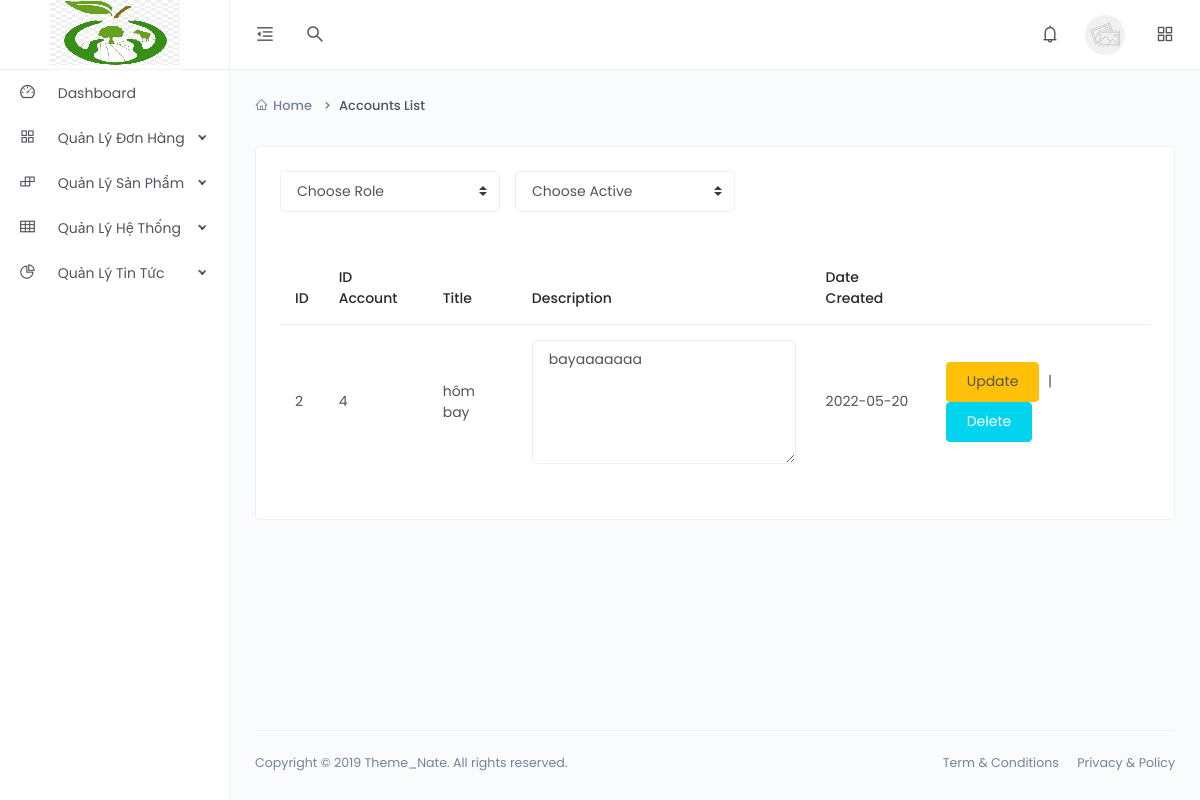
Screenshot of /managetopic with the database file from the repository.
### app.py (models this page shows, shortened)
class Topic(db.Model):
    Id_Topic = db.Column(db.Integer, primary_key= True)
    Id_Account = db.Column(db.Integer, db.ForeignKey('accounts.Id_Account'))
    Title = db.Column(db.String(200))
    Description = db.Column(db.String(2000), nullable=False)
    Date_Created = db.Column(db.DateTime, default=datetime.utcnow)

### app.py (the view)
@app.route('/managetopic')
def manageTopic():
    topics = Topic.query.order_by(Topic.Date_Created).all()
    return render_template('manageTopic.html',topics = topics)

### templates/manageTopic.html (shortened to what this page needs)
<!DOCTYPE html>
<html lang="en">
<head>
    <link href="{{url_for('static',filename ='Adminassets/css/app.min.css')}}" rel="stylesheet">
</head>
<body>
    <div class="app">
        <div class="layout">
            <div class="header">
                <div class="logo logo-dark">
                    <a href="./Admin">
                        <img src="{{url_for('static',filename = 'image/image.png')}}" alt="Logo">
                    </a>
                </div>
                <div class="nav-wrap">
                    <ul class="nav-left">
                        <li class="desktop-toggle">
                            <a href="javascript:void(0);">
                                <i class="anticon"></i>
                            </a>
                        </li>
                        <li>
                            <a href="javascript:void(0);" data-toggle="modal" data-target="#search-drawer">
                                <i class="anticon anticon-search"></i>
                            </a>
                        </li>
                    </ul>
                    <ul class="nav-right">
                        <li class="dropdown dropdown-animated scale-left">
                            <a href="javascript:void(0);" data-toggle="dropdown">
                                <i class="anticon anticon-bell notification-badge"></i>
                            </a>
                        </li>
                        <li class="dropdown dropdown-animated scale-left">
                            <div class="pointer" data-toggle="dropdown">
                                <div class="avatar avatar-image  m-h-10 m-r-15">
                                    <img src="{{url_for('static',filename ='Adminassets/images/avatars/thumb-3.jpg')}}" alt="">
                                </div>
                            </div>
                        </li>
                        <li>
                            <a href="javascript:void(0);" data-toggle="modal" data-target="#quick-view">
                                <i class="anticon anticon-appstore"></i>
                            </a>
                        </li>
                    </ul>
                </div>
        </div>
            <div class="side-nav">
                <div class="side-nav-inner">
                    <ul class="side-nav-menu scrollable">
                        <li class="nav-item dropdown">
                            <a href = "./Admin">
                                <span class="icon-holder">
                                    <i class="anticon anticon-dashboard"></i>
                                </span>
                                <span  class="title">Dashboard</span>
                            </a>
                        </li>
                        <li class="nav-item dropdown">
                            <a class="dropdown-toggle" href="javascript:void(0);">
                                <span class="icon-holder">
                                    <i class="anticon anticon-appstore"></i>
                                </span>
                                <span class="title">Quản Lý Đơn Hàng</span>
                            </a>
                        </li>
                        <li class="nav-item dropdown">
                            <a class="dropdown-toggle" href="javascript:void(0);">
                                <span class="icon-holder">
                                    <i class="anticon anticon-build"></i>
                                </span>
                                <span class="title">Quản Lý Sản Phẩm</span>
                            </a>
                        </li>
                        <li class="nav-item dropdown">
                            <a class="dropdown-toggle" href="javascript:void(0);">
                                <span class="icon-holder">
                                    <i class="anticon anticon-table"></i>
                                </span>
                                <span class="title">Quản Lý Hệ Thống</span>
                            </a>
                        </li>
                        <li class="nav-item dropdown">
                            <a class="dropdown-toggle" href="javascript:void(0);">
                                <span class="icon-holder">
                                    <i class="anticon anticon-pie-chart"></i>
                                </span>
                                <span class="title">Quản Lý Tin Tức</span>
                            </a>
                        </li>
                    </ul>
                </div>
            </div>
            <div class="page-container">
                <div class="main-content">
                    <div class="page-header">
                        <div class="header-sub-title">
                            <nav class="breadcrumb breadcrumb-dash">
                                <a class="breadcrumb-item"><i class="anticon anticon-home m-r-5"></i>Home</a>
                                <span class="breadcrumb-item active">Accounts List</span>
                            </nav>
                        </div>
                    </div>
                    <div class="card">
                        <div class="card-body">
                            <div class="row m-b-30">
                                <div class="col-lg-8">
                                    <div class="d-md-flex">
                                        <div class="m-b-10 m-r-15">
                                            <select class="custom-select" id ="idrole" name="idrole" style="min-width: 220px;">
                                                <option value="0" disabled selected>Choose Role</option>
                                            </select>
                                        </div>
                                        <div class="m-b-10">
                                            <select class="custom-select" style="min-width: 220px;">
                                                <option value="0"  id ="idactive" name="idactive" disabled selected>Choose Active</option>
                                            </select>
                                        </div>
                                    </div>
                                </div>
                            </div>
                            <div class="table-responsive">
                                <table class="table table-hover e-commerce-table">
                                    <thead>
                                        <tr>
                                            <th>ID</th>
                                            <th>ID Account</th>
                                            <th>Title</th>
                                            <th>Description</th>
                                            <th>Date Created</th>
                                            <th></th>
                                        </tr>
                                    </thead>
                                    <tbody>
                                        {% for topic in topics %}
                                            <tr>
                                                <td>{{topic.Id_Topic}}</td>
                                                <td>{{topic.Id_Account}}</td>
                                                <td>{{topic.Title}}</td>
                                                <td><textarea class="form-control" name = "description" id="exampleFormControlTextarea1" rows="5">{{topic.Description}}</textarea></td>
                                                <td>{{topic.Date_Created.date()}}</td>
                                                <td>
                                                    <a class="btn btn-warning m-r-5" >Update</a> |
                                                    <a class="btn btn-info m-r-5" href = "./deleteTopic/{{topic.Id_Topic}}">Delete </a>
                                                </td>
                                            </tr>
                                        {% endfor %}
                                    </tbody>
                                </table>
                            </div>
                        </div>
                    </div>
                </div>
                <footer class="footer">
                    <div class="footer-content">
                        <p class="m-b-0">Copyright © 2019 Theme_Nate. All rights reserved.</p>
                        <span>
                            <a href="" class="text-gray m-r-15">Term &amp; Conditions</a>
                            <a href="" class="text-gray">Privacy &amp; Policy</a>
                        </span>
                    </div>
                </footer>
            </div>
        </div>
    </div>
</body>
</html>

### rows the page displays
Topic: Id_Topic "2", Id_Account "4", Title "hôm bay", description "bayaaaaaaa", Date_Created "2022-05-20"
